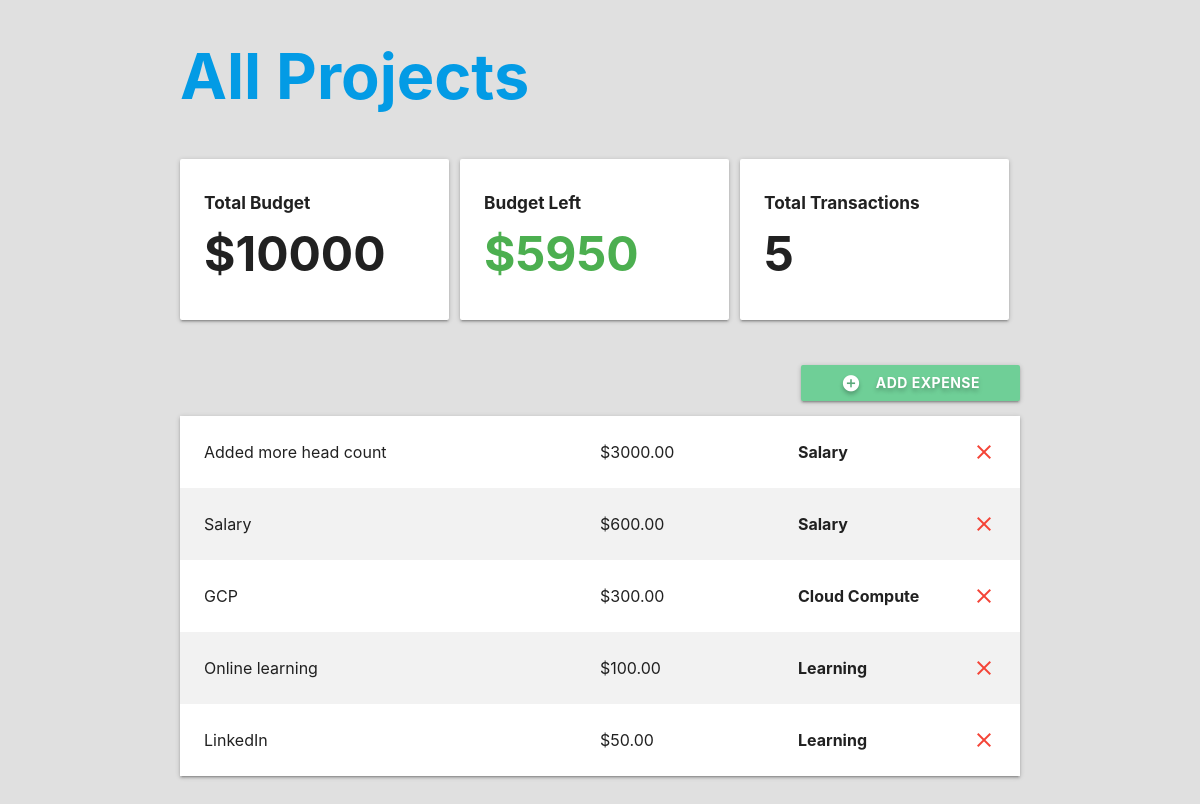
/handle-my-test-app/, run on the app's committed database.
### handlemoney/models.py (models this page shows, shortened)
class Project(models.Model):
    name = models.CharField(max_length=100)
    slug = models.SlugField(max_length=100, unique=True, blank=True)
    budget = models.IntegerField()
    @property
    def budget_left(self):
        expense_list = Expense.objects.filter(project=self)
        total_expense_amount = 0
        for expense in expense_list:
            total_expense_amount += expense.amount
        total_expense_amount = int(total_expense_amount)
        return self.budget - total_expense_amount
    @property
    def total_transactions(self):
        expense_list = Expense.objects.filter(project=self)
        return expense_list.count()

class Expense(models.Model):
    project = models.ForeignKey(Project, on_delete=models.CASCADE, related_name='expenses')
    title = models.CharField(max_length=100)
    amount = models.DecimalField(max_digits=8, decimal_places=2)
    category = models.ForeignKey(Category, on_delete=models.CASCADE)
    class Meta:
        ordering = ('-amount',)

class Category(models.Model):
    project = models.ForeignKey(Project, on_delete=models.CASCADE)
    name = models.CharField(max_length=50)

### handlemoney/views.py (the view, shortened to what this page needs)
# urls.py: path('<slug:project_slug>/', views.project_detail, name='detail')
def project_detail(request, project_slug):
    project = get_object_or_404(Project, slug=project_slug)
    if request.method == 'GET':
        category_list = Category.objects.filter(project=project)
        return render(request, 'budget/project-detail.html', {'project': project, 'expense_list': project.expenses.all(), 'category_list': category_list})
    return redirect(project)

### handlemoney/templates/budget/project-detail.html (shortened to what this page needs)
{% extends 'budget/base.html' %}
{% block content %}
<div class="container">
  <h1 class="bold"><a href="{% url 'list' %}">All Projects</a></h1>
  <section class="section section-stats">
    <div class="row">
      <div class="col s12 m12 l4">
        <div class="card-panel">
          <h6 class="bold">Total Budget</h6>
          <h1 class="bold">${{ project.budget }}</h1>
        </div>
      </div>
      <div class="col s12 m6 l4">
        <div class="card-panel">
          <h6 class="bold">Budget Left</h6>
          {% if project.budget_left > 0 %}
            <h1 class="bold green-text">${{ project.budget_left }}</h1>
          {% elif project.budget_left == 0 %}
            <h1 class="bold orange-text">${{ project.budget_left }}</h1>
          {% else %}
            <h1 class="bold red-text">${{ project.budget_left }}</h1>
          {% endif %}
        </div>
      </div>
      <div class="col s12 m6 l4">
        <div class="card-panel">
          <h6 class="bold">Total Transactions</h6>
          <h1 class="bold">{{ project.total_transactions }}</h1>
        </div>
      </div>
    </div>
  </section>
  <section class="section section-expenses">
    <div class="row">
      <button class="btn waves-effect right modal-trigger" href="#expenseModal">
        <i class="material-icons white-text left">add_circle</i>
        Add Expense
      </button>
    </div>
    <ul class="z-depth-1">
      {% for expense in expense_list %}
      <li>
        <div class="card-panel z-depth-0 expense">
          <div class="row">
            <div class="col l6">
              <span class="title">{{ expense.title }}</span>
            </div>
            <div class="col l3">
              <span class="title">${{ expense.amount }}</span>
            </div>
            <div class="col 1">
              <span class="title bold">{{ expense.category.name }}</span>
            </div>
            <a class="close-icon" onclick="deleteExpense(this)" data-id="{{ expense.id }}">
              <i class="material-icons red-text right">close</i>
            </a>
          </div>
        </div>
      </li>
      {% endfor %}
    </ul>
  </section>
</div>
{% endblock %}

### handlemoney/static/css/styles.css (style rules this page uses)
html { font-family: 'Montserrat'; background-color: #E0E0E0; }
h1, h6 { font-weight: bold; }
.bold { font-weight: bold; }
.row { margin: 0!important; }
.row .col { padding-left: 0!important; }
.section-stats h1 { font-size: 4vw; margin: 15px 0px; }
.section-expenses button { padding: 0px 40px; font-weight: bold; text-shadow: 0px 3px 4px rgba(0, 0, 0, .25); background-color: #6FCF97; }
.section-expenses .expense { font-size: 16px; border-radius: 0; margin: 0; }
.section-expenses li:nth-child(even) .expense { background-color: #F2F2F2; }

### data on the page
Project: budget "10000", budget_left "5950", total_transactions "5"
Expense: title "Added more head count", amount "3000.00", category.name "Salary"
Expense: title "Salary", amount "600.00", category.name "Salary"
Expense: title "GCP", amount "300.00", category.name "Cloud Compute"
Expense: title "Online learning", amount "100.00", category.name "Learning"
Expense: title "LinkedIn", amount "50.00", category.name "Learning"
